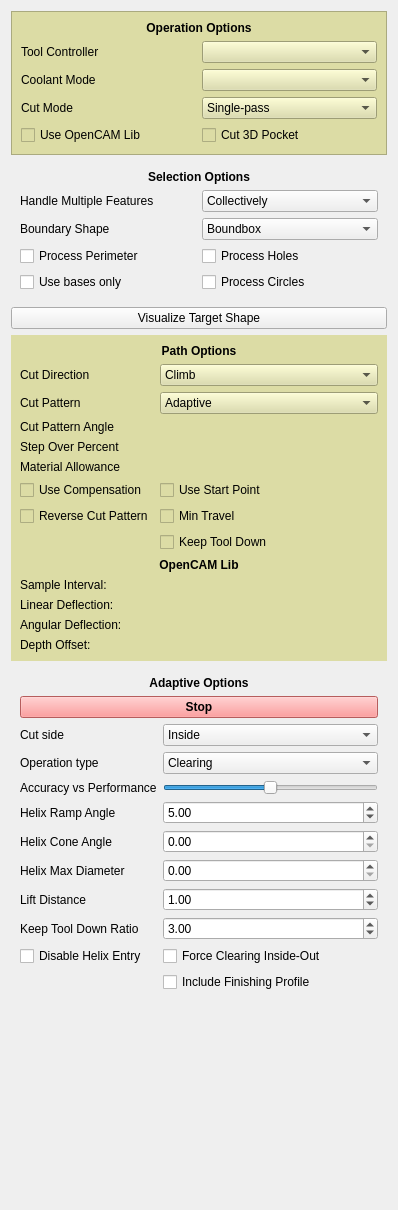
<?xml version="1.0" encoding="UTF-8"?>
<ui version="4.0">
 <class>Form</class>
 <widget class="QWidget" name="Form">
  <property name="geometry">
   <rect>
    <x>0</x>
    <y>0</y>
    <width>398</width>
    <height>1210</height>
   </rect>
  </property>
  <property name="windowTitle">
   <string>Form</string>
  </property>
  <layout class="QGridLayout" name="gridLayout_4">
   <item row="7" column="0">
    <widget class="QWidget" name="adaptiveOptions" native="true">
     <layout class="QFormLayout" name="formLayout_2">
      <item row="6" column="0">
       <widget class="QLabel" name="adaptiveOperationType_label">
        <property name="text">
         <string>Operation type</string>
        </property>
       </widget>
      </item>
      <item row="6" column="1">
       <widget class="QComboBox" name="adaptiveOperationType">
        <property name="sizePolicy">
         <sizepolicy hsizetype="Minimum" vsizetype="Fixed">
          <horstretch>0</horstretch>
          <verstretch>0</verstretch>
         </sizepolicy>
        </property>
        <property name="toolTip">
         <string>&lt;html&gt;&lt;head/&gt;&lt;body&gt;&lt;p&gt;Type of adaptive operation&lt;/p&gt;&lt;/body&gt;&lt;/html&gt;</string>
        </property>
        <item>
         <property name="text">
          <string>Clearing</string>
         </property>
        </item>
        <item>
         <property name="text">
          <string>Profile</string>
         </property>
        </item>
       </widget>
      </item>
      <item row="8" column="0">
       <widget class="QLabel" name="accuracyPerformance_label">
        <property name="text">
         <string>Accuracy vs Performance</string>
        </property>
       </widget>
      </item>
      <item row="8" column="1">
       <widget class="QSlider" name="accuracyPerformance">
        <property name="toolTip">
         <string>&lt;html&gt;&lt;head/&gt;&lt;body&gt;&lt;p&gt;Influences calculation performance vs stability and accuracy.&lt;/p&gt;&lt;/body&gt;&lt;/html&gt;</string>
        </property>
        <property name="minimum">
         <number>5</number>
        </property>
        <property name="maximum">
         <number>15</number>
        </property>
        <property name="value">
         <number>10</number>
        </property>
        <property name="orientation">
         <enum>Qt::Horizontal</enum>
        </property>
       </widget>
      </item>
      <item row="9" column="0">
       <widget class="QLabel" name="helixRampAngle_label">
        <property name="text">
         <string>Helix Ramp Angle</string>
        </property>
       </widget>
      </item>
      <item row="9" column="1">
       <widget class="QDoubleSpinBox" name="helixRampAngle">
        <property name="toolTip">
         <string>&lt;html&gt;&lt;head/&gt;&lt;body&gt;&lt;p&gt;Angle of the helix ramp entry&lt;/p&gt;&lt;/body&gt;&lt;/html&gt;</string>
        </property>
        <property name="minimum">
         <double>1.000000000000000</double>
        </property>
        <property name="maximum">
         <double>89.000000000000000</double>
        </property>
        <property name="value">
         <double>5.000000000000000</double>
        </property>
       </widget>
      </item>
      <item row="10" column="0">
       <widget class="QLabel" name="helixConeAngle_label">
        <property name="text">
         <string>Helix Cone Angle</string>
        </property>
       </widget>
      </item>
      <item row="10" column="1">
       <widget class="QDoubleSpinBox" name="helixConeAngle">
        <property name="toolTip">
         <string>&lt;html&gt;&lt;head/&gt;&lt;body&gt;&lt;p&gt;Angle of the helix entry cone.&lt;/p&gt;&lt;/body&gt;&lt;/html&gt;</string>
        </property>
        <property name="maximum">
         <double>6.000000000000000</double>
        </property>
       </widget>
      </item>
      <item row="11" column="0">
       <widget class="QLabel" name="helixDiameterLimit_label">
        <property name="text">
         <string>Helix Max Diameter</string>
        </property>
       </widget>
      </item>
      <item row="11" column="1">
       <widget class="QDoubleSpinBox" name="helixDiameterLimit">
        <property name="toolTip">
         <string>&lt;html&gt;&lt;head/&gt;&lt;body&gt;&lt;p&gt;If &gt;0 it limits the helix ramp diameter
otherwise the 75 percent of tool diameter is used as helix diameter.&lt;/p&gt;&lt;/body&gt;&lt;/html&gt;</string>
        </property>
        <property name="maximum">
         <double>90.000000000000000</double>
        </property>
        <property name="singleStep">
         <double>0.100000000000000</double>
        </property>
       </widget>
      </item>
      <item row="12" column="0">
       <widget class="QLabel" name="liftDistance_label">
        <property name="text">
         <string>Lift Distance</string>
        </property>
       </widget>
      </item>
      <item row="12" column="1">
       <widget class="QDoubleSpinBox" name="liftDistance">
        <property name="toolTip">
         <string>&lt;html&gt;&lt;head/&gt;&lt;body&gt;&lt;p&gt;How much to lift the tool up during the rapid linking moves over cleared regions.&lt;/p&gt;&lt;p&gt;If linking path is not clear tool is raised to clearence height.&lt;/p&gt;&lt;/body&gt;&lt;/html&gt;</string>
        </property>
        <property name="maximum">
         <double>1000.000000000000000</double>
        </property>
        <property name="singleStep">
         <double>0.100000000000000</double>
        </property>
        <property name="value">
         <double>1.000000000000000</double>
        </property>
       </widget>
      </item>
      <item row="13" column="0">
       <widget class="QLabel" name="keepToolDownRatio_label">
        <property name="text">
         <string>Keep Tool Down Ratio</string>
        </property>
       </widget>
      </item>
      <item row="13" column="1">
       <widget class="QDoubleSpinBox" name="keepToolDownRatio">
        <property name="toolTip">
         <string>&lt;html&gt;&lt;head/&gt;&lt;body&gt;&lt;p&gt;Max length of keep-tool-down linking path compared to direct distance between points.
If exceeded link will be done by raising the tool to clearence height.&lt;/p&gt;&lt;/body&gt;&lt;/html&gt;</string>
        </property>
        <property name="minimum">
         <double>1.000000000000000</double>
        </property>
        <property name="maximum">
         <double>10.000000000000000</double>
        </property>
        <property name="value">
         <double>3.000000000000000</double>
        </property>
       </widget>
      </item>
      <item row="14" column="1">
       <widget class="QCheckBox" name="forceInsideOut">
        <property name="sizePolicy">
         <sizepolicy hsizetype="Preferred" vsizetype="Preferred">
          <horstretch>0</horstretch>
          <verstretch>0</verstretch>
         </sizepolicy>
        </property>
        <property name="text">
         <string>Force Clearing Inside-Out</string>
        </property>
       </widget>
      </item>
      <item row="16" column="1">
       <widget class="QCheckBox" name="includeFinishingProfile">
        <property name="sizePolicy">
         <sizepolicy hsizetype="Preferred" vsizetype="Preferred">
          <horstretch>0</horstretch>
          <verstretch>0</verstretch>
         </sizepolicy>
        </property>
        <property name="text">
         <string>Include Finishing Profile</string>
        </property>
       </widget>
      </item>
      <item row="1" column="0" colspan="2">
       <widget class="QLabel" name="adaptiveOptions_label">
        <property name="font">
         <font>
          <weight>75</weight>
          <bold>true</bold>
         </font>
        </property>
        <property name="text">
         <string>Adaptive Options</string>
        </property>
        <property name="alignment">
         <set>Qt::AlignCenter</set>
        </property>
       </widget>
      </item>
      <item row="2" column="0" colspan="2">
       <widget class="QPushButton" name="stopButton">
        <property name="font">
         <font>
          <weight>75</weight>
          <bold>true</bold>
         </font>
        </property>
        <property name="styleSheet">
         <string notr="true">background-color: rgb(255, 130, 130);</string>
        </property>
        <property name="text">
         <string>Stop</string>
        </property>
        <property name="checkable">
         <bool>true</bool>
        </property>
       </widget>
      </item>
      <item row="4" column="0">
       <widget class="QLabel" name="cutSide_label">
        <property name="sizePolicy">
         <sizepolicy hsizetype="Preferred" vsizetype="Preferred">
          <horstretch>0</horstretch>
          <verstretch>0</verstretch>
         </sizepolicy>
        </property>
        <property name="text">
         <string>Cut side</string>
        </property>
       </widget>
      </item>
      <item row="4" column="1">
       <widget class="QComboBox" name="cutSide">
        <property name="sizePolicy">
         <sizepolicy hsizetype="Minimum" vsizetype="Fixed">
          <horstretch>0</horstretch>
          <verstretch>0</verstretch>
         </sizepolicy>
        </property>
        <property name="toolTip">
         <string>&lt;html&gt;&lt;head/&gt;&lt;body&gt;&lt;p&gt;Cut inside or outside of the selected shapes&lt;/p&gt;&lt;/body&gt;&lt;/html&gt;</string>
        </property>
        <item>
         <property name="text">
          <string>Inside</string>
         </property>
        </item>
        <item>
         <property name="text">
          <string>Outside</string>
         </property>
        </item>
       </widget>
      </item>
      <item row="14" column="0">
       <widget class="QCheckBox" name="disableHelixEntry">
        <property name="sizePolicy">
         <sizepolicy hsizetype="Preferred" vsizetype="Preferred">
          <horstretch>0</horstretch>
          <verstretch>0</verstretch>
         </sizepolicy>
        </property>
        <property name="text">
         <string>Disable Helix Entry</string>
        </property>
       </widget>
      </item>
     </layout>
    </widget>
   </item>
   <item row="2" column="0">
    <widget class="QPushButton" name="visualizeTargetShape">
     <property name="text">
      <string>Visualize Target Shape</string>
     </property>
     <property name="checkable">
      <bool>true</bool>
     </property>
    </widget>
   </item>
   <item row="0" column="0">
    <widget class="QFrame" name="operationOptions">
     <property name="styleSheet">
      <string notr="true">background-color: rgb(220, 220, 165);</string>
     </property>
     <property name="frameShape">
      <enum>QFrame::StyledPanel</enum>
     </property>
     <property name="frameShadow">
      <enum>QFrame::Raised</enum>
     </property>
     <layout class="QGridLayout" name="gridLayout_3">
      <item row="0" column="0" colspan="2">
       <widget class="QLabel" name="operationOptions_label">
        <property name="font">
         <font>
          <weight>75</weight>
          <bold>true</bold>
         </font>
        </property>
        <property name="text">
         <string>Operation Options</string>
        </property>
        <property name="alignment">
         <set>Qt::AlignCenter</set>
        </property>
       </widget>
      </item>
      <item row="1" column="1">
       <widget class="QComboBox" name="toolController">
        <property name="toolTip">
         <string>&lt;html&gt;&lt;head/&gt;&lt;body&gt;&lt;p&gt;The tool and its settings to be used for this operation.&lt;/p&gt;&lt;/body&gt;&lt;/html&gt;</string>
        </property>
       </widget>
      </item>
      <item row="2" column="1">
       <widget class="QComboBox" name="coolantController">
        <property name="toolTip">
         <string>&lt;html&gt;&lt;head/&gt;&lt;body&gt;&lt;p&gt;The tool and its settings to be used for this operation.&lt;/p&gt;&lt;/body&gt;&lt;/html&gt;</string>
        </property>
       </widget>
      </item>
      <item row="2" column="0">
       <widget class="QLabel" name="coolantController_label">
        <property name="text">
         <string>Coolant Mode</string>
        </property>
       </widget>
      </item>
      <item row="1" column="0">
       <widget class="QLabel" name="toolController_label">
        <property name="text">
         <string>Tool Controller</string>
        </property>
       </widget>
      </item>
      <item row="4" column="0">
       <widget class="QCheckBox" name="useOCL">
        <property name="text">
         <string>Use OpenCAM Lib</string>
        </property>
       </widget>
      </item>
      <item row="4" column="1">
       <widget class="QCheckBox" name="cut3DPocket">
        <property name="text">
         <string>Cut 3D Pocket</string>
        </property>
       </widget>
      </item>
      <item row="3" column="1">
       <widget class="QComboBox" name="cutMode">
        <item>
         <property name="text">
          <string>Single-pass</string>
         </property>
        </item>
        <item>
         <property name="text">
          <string>Multi-pass</string>
         </property>
        </item>
       </widget>
      </item>
      <item row="3" column="0">
       <widget class="QLabel" name="cutMode_label">
        <property name="text">
         <string>Cut Mode</string>
        </property>
       </widget>
      </item>
     </layout>
    </widget>
   </item>
   <item row="3" column="0">
    <widget class="QWidget" name="pathOptions" native="true">
     <property name="styleSheet">
      <string notr="true">background-color: rgb(220, 220, 165);</string>
     </property>
     <layout class="QFormLayout" name="formLayout">
      <property name="fieldGrowthPolicy">
       <enum>QFormLayout::AllNonFixedFieldsGrow</enum>
      </property>
      <item row="0" column="0" colspan="2">
       <widget class="QLabel" name="pathOptions_label">
        <property name="font">
         <font>
          <weight>75</weight>
          <bold>true</bold>
         </font>
        </property>
        <property name="text">
         <string>Path Options</string>
        </property>
        <property name="alignment">
         <set>Qt::AlignCenter</set>
        </property>
       </widget>
      </item>
      <item row="3" column="0">
       <widget class="QLabel" name="cutDirection_label">
        <property name="text">
         <string>Cut Direction</string>
        </property>
       </widget>
      </item>
      <item row="3" column="1">
       <widget class="QComboBox" name="cutDirection">
        <property name="toolTip">
         <string>&lt;html&gt;&lt;head/&gt;&lt;body&gt;&lt;p&gt;The cutting mode assumes that the cut on one side of the tool bit represents the resulting part and the other side is either already milled away or will be removed later on.&lt;/p&gt;&lt;p&gt;Keeping that in mind climb mode is called when the tool bit is moved into the cut on each rotation, whereas in conventional mode the tool bits rotation and the tools lateral movement are in the same direction.&lt;/p&gt;&lt;/body&gt;&lt;/html&gt;</string>
        </property>
        <item>
         <property name="text">
          <string>Climb</string>
         </property>
        </item>
        <item>
         <property name="text">
          <string>Conventional</string>
         </property>
        </item>
       </widget>
      </item>
      <item row="4" column="0">
       <widget class="QLabel" name="cutPattern_label">
        <property name="text">
         <string>Cut Pattern</string>
        </property>
       </widget>
      </item>
      <item row="4" column="1">
       <widget class="QComboBox" name="cutPattern">
        <property name="toolTip">
         <string>&lt;html&gt;&lt;head/&gt;&lt;body&gt;&lt;p&gt;Pattern the tool bit is moved in to clear the material.&lt;/p&gt;&lt;/body&gt;&lt;/html&gt;</string>
        </property>
        <property name="currentText">
         <string notr="true">Adaptive</string>
        </property>
        <item>
         <property name="text">
          <string>Adaptive</string>
         </property>
        </item>
        <item>
         <property name="text">
          <string>Circular</string>
         </property>
        </item>
        <item>
         <property name="text">
          <string>CircularZigZag</string>
         </property>
        </item>
        <item>
         <property name="text">
          <string>Grid</string>
         </property>
        </item>
        <item>
         <property name="text">
          <string>Line</string>
         </property>
        </item>
        <item>
         <property name="text">
          <string>LineOffset</string>
         </property>
        </item>
        <item>
         <property name="text">
          <string notr="true">Offset</string>
         </property>
        </item>
        <item>
         <property name="text">
          <string>Spiral</string>
         </property>
        </item>
        <item>
         <property name="text">
          <string>Triangle</string>
         </property>
        </item>
        <item>
         <property name="text">
          <string>ZigZag</string>
         </property>
        </item>
        <item>
         <property name="text">
          <string>ZigZagOffset</string>
         </property>
        </item>
       </widget>
      </item>
      <item row="5" column="0">
       <widget class="QLabel" name="cutPatternAngle_label">
        <property name="text">
         <string>Cut Pattern Angle</string>
        </property>
       </widget>
      </item>
      <item row="5" column="1">
       <widget class="Gui::QuantitySpinBox" name="cutPatternAngle">
        <property name="sizePolicy">
         <sizepolicy hsizetype="Preferred" vsizetype="Preferred">
          <horstretch>0</horstretch>
          <verstretch>0</verstretch>
         </sizepolicy>
        </property>
        <property name="unit" stdset="0">
         <string notr="true"/>
        </property>
       </widget>
      </item>
      <item row="7" column="0">
       <widget class="QLabel" name="stepOverPercent_label">
        <property name="text">
         <string>Step Over Percent</string>
        </property>
       </widget>
      </item>
      <item row="7" column="1">
       <widget class="Gui::QuantitySpinBox" name="stepOverPercent">
        <property name="sizePolicy">
         <sizepolicy hsizetype="Preferred" vsizetype="Preferred">
          <horstretch>0</horstretch>
          <verstretch>0</verstretch>
         </sizepolicy>
        </property>
        <property name="unit" stdset="0">
         <string notr="true"/>
        </property>
       </widget>
      </item>
      <item row="9" column="1">
       <widget class="Gui::QuantitySpinBox" name="materialAllowance">
        <property name="sizePolicy">
         <sizepolicy hsizetype="Preferred" vsizetype="Preferred">
          <horstretch>0</horstretch>
          <verstretch>0</verstretch>
         </sizepolicy>
        </property>
        <property name="unit" stdset="0">
         <string notr="true"/>
        </property>
       </widget>
      </item>
      <item row="10" column="0">
       <widget class="QCheckBox" name="useCompensation">
        <property name="toolTip">
         <string>&lt;html&gt;&lt;head/&gt;&lt;body&gt;&lt;p&gt;If checked the profile operation is offset by the tool radius. The offset direction is determined by the Cut Side.&lt;/p&gt;&lt;/body&gt;&lt;/html&gt;</string>
        </property>
        <property name="text">
         <string>Use Compensation</string>
        </property>
       </widget>
      </item>
      <item row="10" column="1">
       <widget class="QCheckBox" name="useStartPoint">
        <property name="toolTip">
         <string>&lt;html&gt;&lt;head/&gt;&lt;body&gt;&lt;p&gt;Specify if this operation uses a starting point.&lt;/p&gt;&lt;/body&gt;&lt;/html&gt;</string>
        </property>
        <property name="text">
         <string>Use Start Point</string>
        </property>
       </widget>
      </item>
      <item row="11" column="0">
       <widget class="QCheckBox" name="cutPatternReversed">
        <property name="text">
         <string>Reverse Cut Pattern</string>
        </property>
       </widget>
      </item>
      <item row="11" column="1">
       <widget class="QCheckBox" name="minTravel">
        <property name="text">
         <string>Min Travel</string>
        </property>
       </widget>
      </item>
      <item row="12" column="1">
       <widget class="QCheckBox" name="keepToolDown">
        <property name="text">
         <string>Keep Tool Down</string>
        </property>
       </widget>
      </item>
      <item row="13" column="0" colspan="2">
       <layout class="QGridLayout" name="oclOptions">
        <item row="1" column="0">
         <widget class="QLabel" name="sampleInterval_label">
          <property name="sizePolicy">
           <sizepolicy hsizetype="Preferred" vsizetype="Preferred">
            <horstretch>0</horstretch>
            <verstretch>0</verstretch>
           </sizepolicy>
          </property>
          <property name="text">
           <string>Sample Interval: </string>
          </property>
         </widget>
        </item>
        <item row="3" column="0">
         <widget class="QLabel" name="angularDeflection_label">
          <property name="text">
           <string>Angular Deflection: </string>
          </property>
         </widget>
        </item>
        <item row="2" column="0">
         <widget class="QLabel" name="linearDeflection_label">
          <property name="sizePolicy">
           <sizepolicy hsizetype="Preferred" vsizetype="Preferred">
            <horstretch>0</horstretch>
            <verstretch>0</verstretch>
           </sizepolicy>
          </property>
          <property name="text">
           <string>Linear Deflection: </string>
          </property>
         </widget>
        </item>
        <item row="0" column="0" colspan="2">
         <widget class="QLabel" name="oclOptions_label">
          <property name="font">
           <font>
            <family>Arial</family>
            <weight>75</weight>
            <bold>true</bold>
           </font>
          </property>
          <property name="text">
           <string>OpenCAM Lib</string>
          </property>
          <property name="alignment">
           <set>Qt::AlignCenter</set>
          </property>
         </widget>
        </item>
        <item row="4" column="0">
         <widget class="QLabel" name="depthOffset_label">
          <property name="text">
           <string>Depth Offset: </string>
          </property>
         </widget>
        </item>
        <item row="1" column="1">
         <widget class="Gui::QuantitySpinBox" name="sampleInterval">
          <property name="unit" stdset="0">
           <string notr="true"/>
          </property>
         </widget>
        </item>
        <item row="2" column="1">
         <widget class="Gui::QuantitySpinBox" name="linearDeflection">
          <property name="unit" stdset="0">
           <string notr="true"/>
          </property>
         </widget>
        </item>
        <item row="3" column="1">
         <widget class="Gui::QuantitySpinBox" name="angularDeflection">
          <property name="unit" stdset="0">
           <string notr="true"/>
          </property>
         </widget>
        </item>
        <item row="4" column="1">
         <widget class="Gui::QuantitySpinBox" name="depthOffset">
          <property name="unit" stdset="0">
           <string notr="true"/>
          </property>
         </widget>
        </item>
       </layout>
      </item>
      <item row="9" column="0">
       <widget class="QLabel" name="materialAllowance_label">
        <property name="text">
         <string>Material Allowance</string>
        </property>
       </widget>
      </item>
     </layout>
    </widget>
   </item>
   <item row="1" column="0">
    <widget class="QWidget" name="selectionOptions" native="true">
     <layout class="QGridLayout" name="gridLayout_5">
      <item row="1" column="1">
       <widget class="QComboBox" name="handleMultipleFeatures">
        <item>
         <property name="text">
          <string>Collectively</string>
         </property>
        </item>
        <item>
         <property name="text">
          <string>Individually</string>
         </property>
        </item>
       </widget>
      </item>
      <item row="2" column="1">
       <widget class="QComboBox" name="boundaryShape">
        <property name="toolTip">
         <string>&lt;html&gt;&lt;head/&gt;&lt;body&gt;&lt;p&gt;Specify if the facing should be restricted by the actual shape of the selected face (or the part if no face is selected), or if the bounding box should be faced off.&lt;/p&gt;&lt;p&gt;The latter can be used to face of the entire stock area to ensure uniform heights for the following operations.&lt;/p&gt;&lt;/body&gt;&lt;/html&gt;</string>
        </property>
        <item>
         <property name="text">
          <string>Boundbox</string>
         </property>
        </item>
        <item>
         <property name="text">
          <string>Face Region</string>
         </property>
        </item>
        <item>
         <property name="text">
          <string>Perimeter</string>
         </property>
        </item>
        <item>
         <property name="text">
          <string>Stock</string>
         </property>
        </item>
       </widget>
      </item>
      <item row="2" column="0">
       <widget class="QLabel" name="boundaryShape_label">
        <property name="text">
         <string>Boundary Shape</string>
        </property>
       </widget>
      </item>
      <item row="1" column="0">
       <widget class="QLabel" name="handleMultipleFeatures_label">
        <property name="text">
         <string>Handle Multiple Features</string>
        </property>
       </widget>
      </item>
      <item row="3" column="0">
       <widget class="QCheckBox" name="processPerimeter">
        <property name="text">
         <string>Process Perimeter</string>
        </property>
        <property name="checked">
         <bool>false</bool>
        </property>
       </widget>
      </item>
      <item row="3" column="1">
       <widget class="QCheckBox" name="processHoles">
        <property name="text">
         <string>Process Holes</string>
        </property>
        <property name="checked">
         <bool>false</bool>
        </property>
       </widget>
      </item>
      <item row="4" column="1">
       <widget class="QCheckBox" name="processCircles">
        <property name="text">
         <string>Process Circles</string>
        </property>
        <property name="checked">
         <bool>false</bool>
        </property>
       </widget>
      </item>
      <item row="0" column="0" colspan="2">
       <widget class="QLabel" name="selectionOptions_label">
        <property name="font">
         <font>
          <weight>75</weight>
          <bold>true</bold>
         </font>
        </property>
        <property name="text">
         <string>Selection Options</string>
        </property>
        <property name="alignment">
         <set>Qt::AlignCenter</set>
        </property>
       </widget>
      </item>
      <item row="4" column="0">
       <widget class="QCheckBox" name="useBasesOnly">
        <property name="text">
         <string>Use bases only</string>
        </property>
       </widget>
      </item>
     </layout>
    </widget>
   </item>
   <item row="8" column="0">
    <spacer name="verticalSpacer">
     <property name="orientation">
      <enum>Qt::Vertical</enum>
     </property>
     <property name="sizeHint" stdset="0">
      <size>
       <width>20</width>
       <height>40</height>
      </size>
     </property>
    </spacer>
   </item>
  </layout>
 </widget>
 <customwidgets>
  <customwidget>
   <class>Gui::QuantitySpinBox</class>
   <extends>QWidget</extends>
   <header>Gui/QuantitySpinBox.h</header>
  </customwidget>
 </customwidgets>
 <tabstops>
  <tabstop>toolController</tabstop>
  <tabstop>coolantController</tabstop>
  <tabstop>useOCL</tabstop>
  <tabstop>cut3DPocket</tabstop>
  <tabstop>handleMultipleFeatures</tabstop>
  <tabstop>boundaryShape</tabstop>
  <tabstop>processPerimeter</tabstop>
  <tabstop>processHoles</tabstop>
  <tabstop>processCircles</tabstop>
  <tabstop>visualizeTargetShape</tabstop>
  <tabstop>cutDirection</tabstop>
  <tabstop>cutPattern</tabstop>
  <tabstop>cutPatternAngle</tabstop>
  <tabstop>stepOverPercent</tabstop>
  <tabstop>materialAllowance</tabstop>
  <tabstop>useCompensation</tabstop>
  <tabstop>useStartPoint</tabstop>
  <tabstop>cutPatternReversed</tabstop>
  <tabstop>minTravel</tabstop>
  <tabstop>keepToolDown</tabstop>
  <tabstop>stopButton</tabstop>
  <tabstop>cutSide</tabstop>
  <tabstop>adaptiveOperationType</tabstop>
  <tabstop>accuracyPerformance</tabstop>
  <tabstop>helixRampAngle</tabstop>
  <tabstop>helixConeAngle</tabstop>
  <tabstop>helixDiameterLimit</tabstop>
  <tabstop>liftDistance</tabstop>
  <tabstop>keepToolDownRatio</tabstop>
  <tabstop>disableHelixEntry</tabstop>
  <tabstop>forceInsideOut</tabstop>
  <tabstop>includeFinishingProfile</tabstop>
 </tabstops>
 <resources/>
 <connections/>
</ui>
